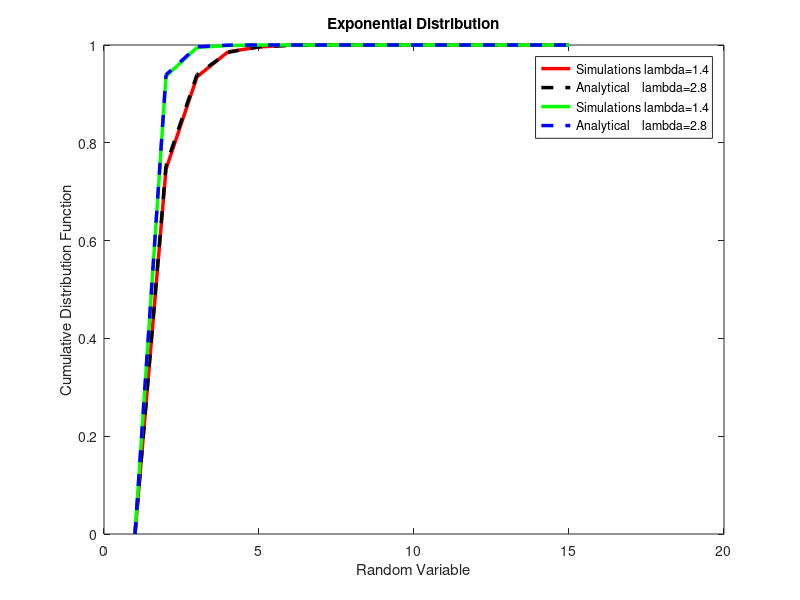

MATLAB code to generate this figure:
%Exponential Distribution 
function ExponentialD()

% When Lamda=1.4
SampleNumber=1000;
n=15; 
lamda=1.4; 

prob=zeros(1,n);XValue=0:n;
% Analitycaly
for k=1:n;
    prob(k)= 1- exp(-lamda * XValue(k));
end 



% Simulation 
 U=rand(SampleNumber,1); 
 cdf=zeros(n,1);
 X=-log(1-U)./lamda; 
for i=1:n;
    for j=1:SampleNumber;
        if X(j)< XValue(i);
           cdf(i)=cdf(i)+1;
        end
    end
end
cdf= cdf ./SampleNumber; 

% Plot the cumulative distribution function
plot(cdf, '-r','linewidth',2.5); 
hold on;
plot(prob,'--black','linewidth',2.5);  

 
% When Lamda=2.8   

SampleNumber1=1000;
n1=15; 
lamda1=2.8;   

prob1=zeros(1,n1); XValue1=0:n;
% Analyticaly
for k1=1:n1;
    prob1(k1)= 1- exp(-lamda1*XValue1(k1));
end 



% Simulation 
 U1=rand(SampleNumber1,1); cdf1=zeros(n1,1);
 X1=-log(1-U1)./lamda1; 
for i=1:n1;
    for j=1:SampleNumber1;
        if X1(j)< XValue1(i);
           cdf1(i)=cdf1(i)+1;
        end
    end
end
cdf1= cdf1 ./SampleNumber1; 

%Plot Probability mass function 
plot(cdf1, '-g', 'linewidth',2.5); 
xlabel('Random Variable'); ylabel('Cumulative Distribution Function'); 
hold on;
plot(prob1,'--b','linewidth',2.5);  
legend('Simulations lambda=1.4','Analytical    lambda=2.8','Simulations lambda=1.4','Analytical    lambda=2.8');
title('Exponential Distribution');
